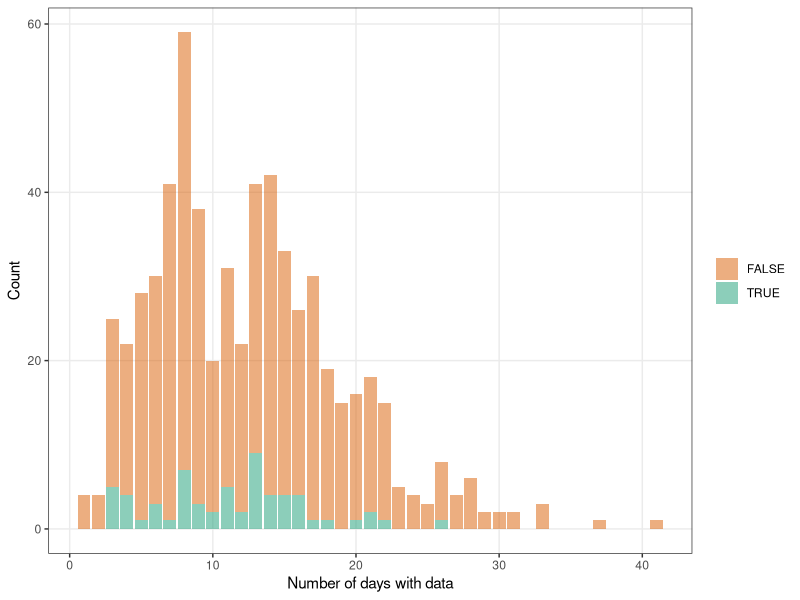
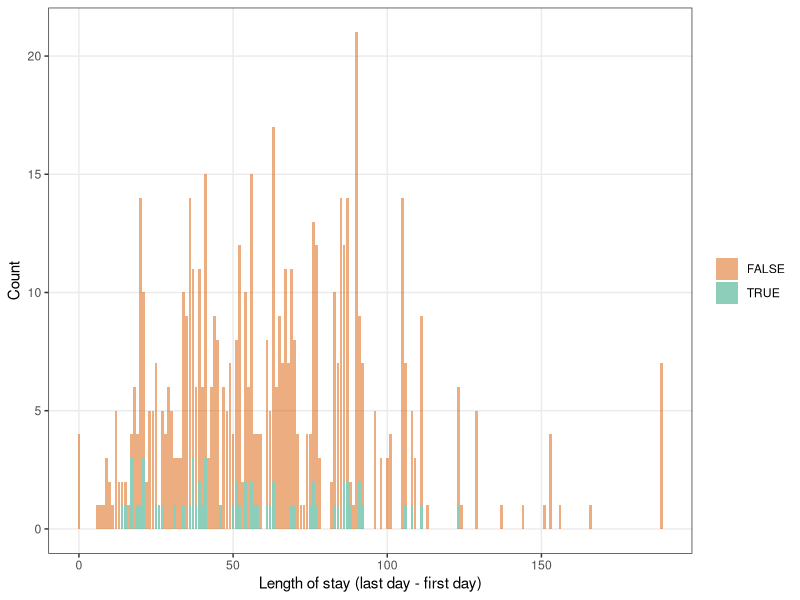
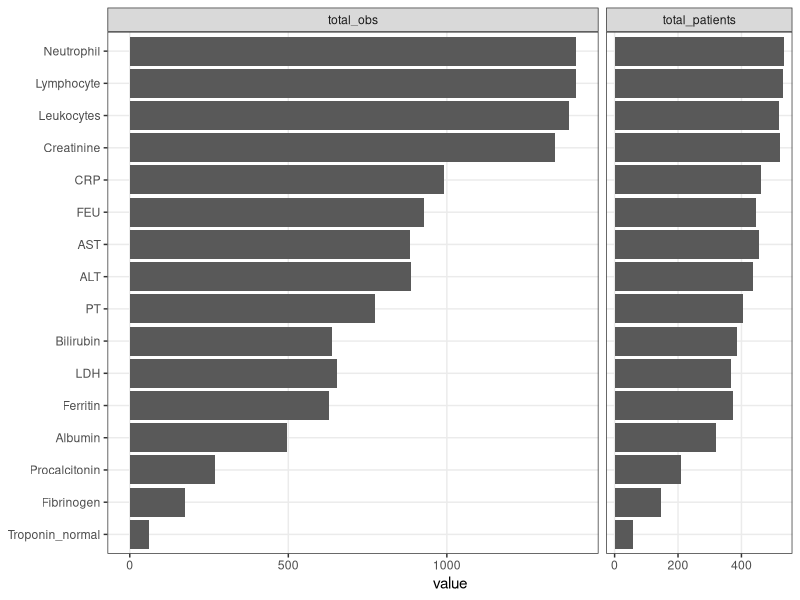
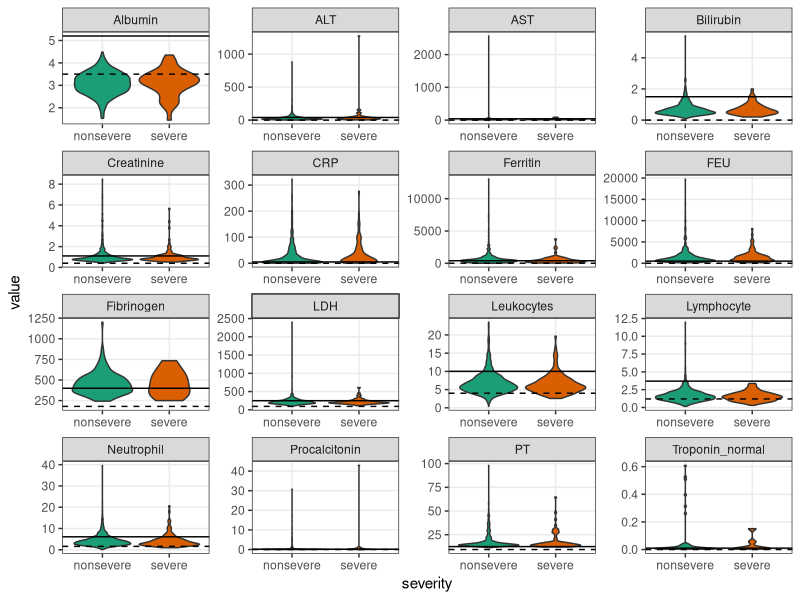
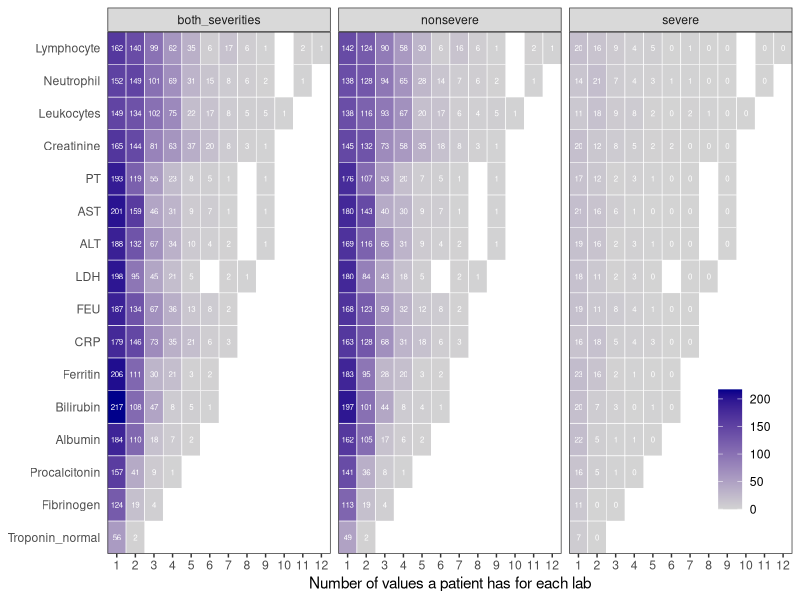
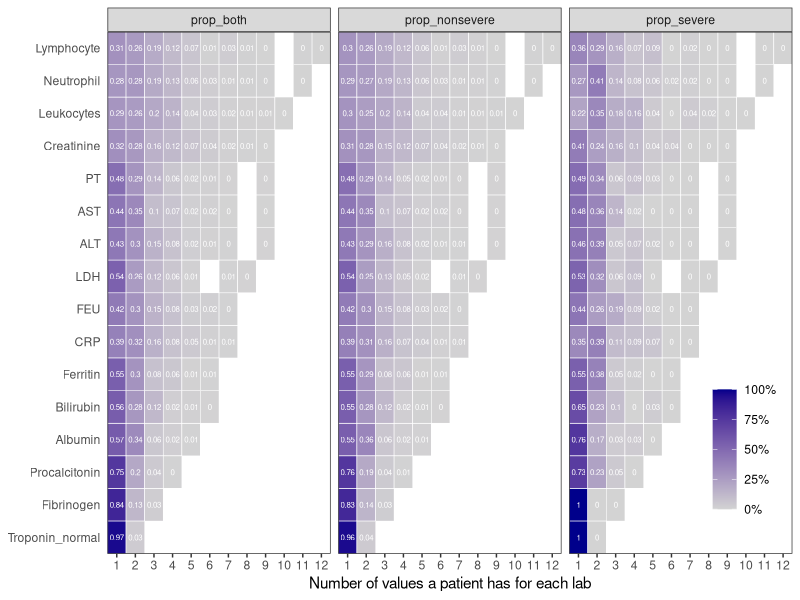

These figures' R source, in order:
## ---- chunk 1
library(ggplot2)
library(readr)
library(dplyr)
library(tidyr)
library(forcats)

theme_set(theme_bw() + 
            theme(legend.title = element_blank(),
                  panel.grid.minor = element_blank()))
## ---- chunk 2
#4CE long format Labs Data
patient_obs <- read_csv('simulated-data/patients-observations.csv')
#IDs of severe subject and date of the first severe event
severity <- read_csv('simulated-data/severity.csv')
#Code, Descriptions and Ranges
lab_mapping <- read_csv('public-data/loinc-map.csv')
## ---- chunk 3
patient_obs_wide <- patient_obs %>% 
  left_join(lab_mapping, by = c('concept_code' = 'LOINC')) %>% 
  select(- concept_code) %>% 
  pivot_wider(id_cols = c(patient_num, days_since_admission),
              names_from = short_name,
              values_from = value,
              values_fn = mean)

#check NAs in the Wide format
sum(is.na(patient_obs_wide))
## ---- chunk 4
days_count_min_max <- patient_obs_wide %>%
  group_by(patient_num) %>%
  summarise(
    n = n_distinct(days_since_admission),
    min = min(days_since_admission),
    max = max(days_since_admission),
    .groups = 'drop'
  ) %>% 
  mutate(time_obs = max - min,
         severity = patient_num %in% unique(severity$covid_id)) 

summary(days_count_min_max$n)
## ---- chunk 5
days_bar <- days_count_min_max %>% 
  ggplot(aes(x = n, fill = severity)) +
  geom_bar(alpha = 0.5) +
  scale_fill_brewer(palette = 'Dark2', direction = -1) +
  labs(fill = 'Severe?', 
       x = "Number of days with data", 
       y = "Count")

days_bar
## ---- chunk 6
period_bar <- days_count_min_max %>% 
  ggplot(aes(x = time_obs, fill = severity)) +
  geom_bar(alpha = 0.5) +
  scale_fill_brewer(palette = 'Dark2', direction = -1) +
  labs(fill = 'Severe?', 
       x = "Length of stay (last day - first day)", 
       y = "Count")

period_bar
## ---- chunk 7
patient_obs_long <- patient_obs_wide %>% 
  pivot_longer(-c(patient_num, days_since_admission),
               names_to = 'lab', values_to = 'value',
               values_drop_na = TRUE) %>% 
  mutate(severity = patient_num %in% 
      unique(severity$covid_id) %>% 
      as_factor() %>% 
      fct_recode('nonsevere' = 'FALSE', 'severe' = 'TRUE')) 
  
per_lab <- patient_obs_long %>% 
  group_by(lab, patient_num, severity) %>% 
  count(name = 'n_obs') %>% 
  ungroup() %>% 
  group_by(lab, severity) %>% 
  count(n_obs) %>% 
  ungroup() %>% 
  pivot_wider(names_from = severity, values_from = n, values_fill = 0) %>% 
  mutate(both_severities = nonsevere + severe) %>% 
  group_by(lab) %>% 
  # mutate(total = sum(both_severities)) %>% 
  # ungroup() %>% 
  mutate(prop_nonsevere = nonsevere/sum(nonsevere),
         prop_severe = severe/sum(severe),
         prop_both = both_severities/sum(both_severities)) %>% 
  ungroup()
  
## ---- chunk 8
lab_medians <-
  patient_obs_long %>% 
  add_count(lab, name = 'total_obs') %>% 
  group_by(lab) %>% 
  mutate(total_patients = length(unique(patient_num))) %>% 
  add_count(patient_num, name = 'n_obs_patients') %>% 
  mutate(median_obs_per_patient = median(n_obs_patients),
         n_greater0 = n_obs_patients > median_obs_per_patient,
         n_greater1 = n_obs_patients > median_obs_per_patient + 1,
         n_greater2 = n_obs_patients > median_obs_per_patient + 2) %>% 
  group_by(severity) %>% 
  mutate(each_med_obs_per_patient = median(n_obs_patients)) %>% 
  ungroup(severity) %>% 
  select(- c(days_since_admission, value)) %>% 
  distinct() %>% 
  group_by(lab) %>% 
  mutate(across(contains('n_greater'), sum)) %>% 
  select(- c(n_obs_patients, patient_num)) %>% 
  distinct() %>% 
  pivot_wider(names_from = severity, values_from = each_med_obs_per_patient) %>% 
  rename('median_obs_per_severe_patient' = severe,
         'median_obs_per_non_severe_patient' = nonsevere)

## ---- chunk 9
colnames(lab_medians)
lab_medians %>% 
  select(lab, total_obs, total_patients) %>%
  pivot_longer(- lab) %>% 
  ggplot(aes(x = value, y = fct_reorder(lab, value))) +
  geom_col() +
  facet_grid(cols = vars(name), scales = 'free_x', space = 'free') +
  labs(y = NULL)
## ---- chunk 10
patient_obs_long %>% 
  left_join(lab_mapping, by = c('lab' = 'short_name')) %>% 
  ggplot(aes(x = severity, y = value, fill = severity)) +
  geom_violin() +
  geom_hline(aes(yintercept = `Reference Low`), linetype = 'dashed') +
  scale_fill_brewer(palette = 'Dark2') +
  geom_hline(aes(yintercept = `Reference High`)) +
  facet_wrap(~ lab, scales = 'free') +
  theme(legend.position = 'None')
## ---- chunk 11
per_lab %>% 
  select(lab, n_obs, both_severities, severe, nonsevere) %>% 
  pivot_longer(c(both_severities, severe, nonsevere)) %>% 
  ggplot(aes(x = n_obs, fill = value, y = fct_reorder(lab, n_obs))) + 
  geom_tile(colour = "white", size = 0.2)+
  geom_text(aes(label = value), colour = "white", size = 2) +
  scale_y_discrete(expand = c(0, 0))+
  scale_x_continuous(expand = c(0, 0),
                     breaks = c(1:max(per_lab$n_obs)),
                     labels = c(1:max(per_lab$n_obs)))+
  scale_fill_gradient(low = "lightgrey", high = "darkblue",
                      limits = c(0, max(per_lab$both_severities))) +
  facet_wrap(~ name, nrow = 1) +
  labs(x = 'Number of values a patient has for each lab',
       y = NULL, fill = '# patients') +
  theme(panel.grid.major = element_blank(),
        legend.position = c(0.93, 0.2),
        axis.ticks.y = element_blank()
  )

## ---- chunk 12
per_lab %>% 
  select(lab, n_obs, prop_both, prop_severe, prop_nonsevere) %>% 
  pivot_longer(c(prop_both, prop_severe, prop_nonsevere)) %>% 
  ggplot(aes(x = n_obs, fill = value, y = fct_reorder(lab, n_obs))) + 
  geom_tile(colour = "white", size = 0.2)+
  geom_text(aes(label = round(value, 2)), colour = "white", size = 2) +
  scale_y_discrete(expand = c(0, 0)) +
  scale_x_continuous(expand = c(0, 0),
                     breaks = c(1:max(per_lab$n_obs)),
                     labels = c(1:max(per_lab$n_obs)))+
  scale_fill_gradient(low = "lightgrey", high = "darkblue",
                      labels = scales::percent_format(accuracy = 1L)) +
  facet_wrap(~ name, nrow = 1) +
  labs(x = 'Number of values a patient has for each lab',
       y = NULL, fill = '# patients') +
  theme(panel.grid.major = element_blank(),
        legend.position = c(0.93, 0.2),
        axis.ticks.y = element_blank()
  )
## ---- chunk 13
sessionInfo()
